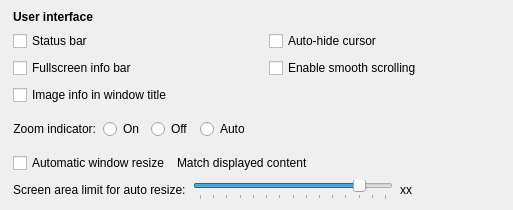
                <widget class="GroupPanel" name="UIOptionsGroup" native="true">
                 <property name="accessibleName">
                  <string notr="true">SGroup</string>
                 </property>
                 <layout class="QVBoxLayout" name="verticalLayout_11">
                  <property name="spacing">
                   <number>7</number>
                  </property>
                  <property name="sizeConstraint">
                   <enum>QLayout::SetDefaultConstraint</enum>
                  </property>
                  <property name="leftMargin">
                   <number>13</number>
                  </property>
                  <property name="topMargin">
                   <number>10</number>
                  </property>
                  <property name="rightMargin">
                   <number>13</number>
                  </property>
                  <property name="bottomMargin">
                   <number>10</number>
                  </property>
                  <item>
                   <layout class="QHBoxLayout" name="horizontalLayout_16">
                    <property name="leftMargin">
                     <number>0</number>
                    </property>
                    <property name="topMargin">
                     <number>0</number>
                    </property>
                    <property name="rightMargin">
                     <number>0</number>
                    </property>
                    <property name="bottomMargin">
                     <number>0</number>
                    </property>
                    <item>
                     <widget class="QLabel" name="label_15">
                      <property name="font">
                       <font>
                        <bold>true</bold>
                       </font>
                      </property>
                      <property name="text">
                       <string>User interface</string>
                      </property>
                      <property name="alignment">
                       <set>Qt::AlignLeading|Qt::AlignLeft|Qt::AlignVCenter</set>
                      </property>
                     </widget>
                    </item>
                   </layout>
                  </item>
                  <item>
                   <layout class="QVBoxLayout" name="verticalLayout_7">
                    <property name="spacing">
                     <number>7</number>
                    </property>
                    <property name="sizeConstraint">
                     <enum>QLayout::SetDefaultConstraint</enum>
                    </property>
                    <property name="leftMargin">
                     <number>0</number>
                    </property>
                    <property name="topMargin">
                     <number>0</number>
                    </property>
                    <property name="rightMargin">
                     <number>0</number>
                    </property>
                    <property name="bottomMargin">
                     <number>0</number>
                    </property>
                    <item>
                     <layout class="QGridLayout" name="gridLayout">
                      <property name="sizeConstraint">
                       <enum>QLayout::SetDefaultConstraint</enum>
                      </property>
                      <property name="leftMargin">
                       <number>0</number>
                      </property>
                      <property name="topMargin">
                       <number>0</number>
                      </property>
                      <property name="rightMargin">
                       <number>0</number>
                      </property>
                      <property name="bottomMargin">
                       <number>0</number>
                      </property>
                      <property name="horizontalSpacing">
                       <number>6</number>
                      </property>
                      <property name="verticalSpacing">
                       <number>7</number>
                      </property>
                      <item row="2" column="0">
                       <widget class="QCheckBox" name="showExtendedInfoTitle">
                        <property name="text">
                         <string>Image info in window title</string>
                        </property>
                       </widget>
                      </item>
                      <item row="0" column="2">
                       <spacer name="horizontalSpacer_20">
                        <property name="orientation">
                         <enum>Qt::Horizontal</enum>
                        </property>
                        <property name="sizeHint" stdset="0">
                         <size>
                          <width>40</width>
                          <height>10</height>
                         </size>
                        </property>
                       </spacer>
                      </item>
                      <item row="0" column="1">
                       <widget class="QCheckBox" name="cursorAutohideCheckBox">
                        <property name="text">
                         <string>Auto-hide cursor</string>
                        </property>
                       </widget>
                      </item>
                      <item row="1" column="1" colspan="2">
                       <widget class="QCheckBox" name="enableSmoothScrollCheckBox">
                        <property name="toolTip">
                         <string>Turn this off if you are using a touchpad with libinput driver.</string>
                        </property>
                        <property name="text">
                         <string>Enable smooth scrolling</string>
                        </property>
                       </widget>
                      </item>
                      <item row="1" column="0">
                       <widget class="QCheckBox" name="showInfoBarFullscreen">
                        <property name="text">
                         <string>Fullscreen info bar</string>
                        </property>
                       </widget>
                      </item>
                      <item row="0" column="0">
                       <widget class="QCheckBox" name="showInfoBarWindowed">
                        <property name="minimumSize">
                         <size>
                          <width>250</width>
                          <height>0</height>
                         </size>
                        </property>
                        <property name="text">
                         <string>Status bar</string>
                        </property>
                       </widget>
                      </item>
                     </layout>
                    </item>
                    <item>
                     <widget class="QWidget" name="widget_9" native="true">
                      <property name="accessibleName">
                       <string notr="true">SLine</string>
                      </property>
                     </widget>
                    </item>
                    <item>
                     <layout class="QHBoxLayout" name="horizontalLayout_23">
                      <property name="leftMargin">
                       <number>0</number>
                      </property>
                      <property name="topMargin">
                       <number>0</number>
                      </property>
                      <property name="rightMargin">
                       <number>0</number>
                      </property>
                      <item>
                       <widget class="QLabel" name="label">
                        <property name="sizePolicy">
                         <sizepolicy hsizetype="Minimum" vsizetype="Preferred">
                          <horstretch>0</horstretch>
                          <verstretch>0</verstretch>
                         </sizepolicy>
                        </property>
                        <property name="text">
                         <string>Zoom indicator:</string>
                        </property>
                        <property name="alignment">
                         <set>Qt::AlignRight|Qt::AlignTrailing|Qt::AlignVCenter</set>
                        </property>
                       </widget>
                      </item>
                      <item>
                       <widget class="QRadioButton" name="zoomIndicatorOn">
                        <property name="text">
                         <string>On</string>
                        </property>
                       </widget>
                      </item>
                      <item>
                       <widget class="QRadioButton" name="zoomIndicatorOff">
                        <property name="text">
                         <string>Off</string>
                        </property>
                       </widget>
                      </item>
                      <item>
                       <widget class="QRadioButton" name="zoomIndicatorAuto">
                        <property name="text">
                         <string>Auto</string>
                        </property>
                       </widget>
                      </item>
                      <item>
                       <spacer name="horizontalSpacer_6">
                        <property name="orientation">
                         <enum>Qt::Horizontal</enum>
                        </property>
                        <property name="sizeHint" stdset="0">
                         <size>
                          <width>40</width>
                          <height>20</height>
                         </size>
                        </property>
                       </spacer>
                      </item>
                     </layout>
                    </item>
                    <item>
                     <widget class="QWidget" name="widget_19" native="true">
                      <property name="accessibleName">
                       <string notr="true">SLine</string>
                      </property>
                     </widget>
                    </item>
                    <item>
                     <layout class="QHBoxLayout" name="horizontalLayout_28">
                      <property name="leftMargin">
                       <number>0</number>
                      </property>
                      <property name="topMargin">
                       <number>0</number>
                      </property>
                      <property name="rightMargin">
                       <number>0</number>
                      </property>
                      <item>
                       <widget class="QCheckBox" name="autoResizeWindowCheckBox">
                        <property name="text">
                         <string>Automatic window resize</string>
                        </property>
                       </widget>
                      </item>
                      <item>
                       <widget class="QLabel" name="label_50">
                        <property name="accessibleName">
                         <string notr="true">SNoteText</string>
                        </property>
                        <property name="text">
                         <string>Match displayed content</string>
                        </property>
                       </widget>
                      </item>
                      <item>
                       <spacer name="horizontalSpacer_19">
                        <property name="orientation">
                         <enum>Qt::Horizontal</enum>
                        </property>
                        <property name="sizeHint" stdset="0">
                         <size>
                          <width>40</width>
                          <height>20</height>
                         </size>
                        </property>
                       </spacer>
                      </item>
                     </layout>
                    </item>
                    <item>
                     <layout class="QHBoxLayout" name="horizontalLayout_19">
                      <property name="leftMargin">
                       <number>0</number>
                      </property>
                      <property name="topMargin">
                       <number>0</number>
                      </property>
                      <property name="rightMargin">
                       <number>0</number>
                      </property>
                      <property name="bottomMargin">
                       <number>0</number>
                      </property>
                      <item>
                       <widget class="QLabel" name="label_39">
                        <property name="text">
                         <string>Screen area limit for auto resize:</string>
                        </property>
                       </widget>
                      </item>
                      <item>
                       <widget class="QSlider" name="autoResizeLimitSlider">
                        <property name="sizePolicy">
                         <sizepolicy hsizetype="Fixed" vsizetype="Preferred">
                          <horstretch>0</horstretch>
                          <verstretch>0</verstretch>
                         </sizepolicy>
                        </property>
                        <property name="minimumSize">
                         <size>
                          <width>200</width>
                          <height>0</height>
                         </size>
                        </property>
                        <property name="minimum">
                         <number>6</number>
                        </property>
                        <property name="maximum">
                         <number>20</number>
                        </property>
                        <property name="singleStep">
                         <number>1</number>
                        </property>
                        <property name="pageStep">
                         <number>2</number>
                        </property>
                        <property name="value">
                         <number>18</number>
                        </property>
                        <property name="orientation">
                         <enum>Qt::Horizontal</enum>
                        </property>
                        <property name="tickPosition">
                         <enum>QSlider::TicksBelow</enum>
                        </property>
                        <property name="tickInterval">
                         <number>1</number>
                        </property>
                       </widget>
                      </item>
                      <item>
                       <widget class="QLabel" name="autoResizeLimit">
                        <property name="sizePolicy">
                         <sizepolicy hsizetype="Fixed" vsizetype="Preferred">
                          <horstretch>0</horstretch>
                          <verstretch>0</verstretch>
                         </sizepolicy>
                        </property>
                        <property name="minimumSize">
                         <size>
                          <width>60</width>
                          <height>0</height>
                         </size>
                        </property>
                        <property name="maximumSize">
                         <size>
                          <width>60</width>
                          <height>16777215</height>
                         </size>
                        </property>
                        <property name="text">
                         <string>xx</string>
                        </property>
                        <property name="alignment">
                         <set>Qt::AlignLeading|Qt::AlignLeft|Qt::AlignVCenter</set>
                        </property>
                       </widget>
                      </item>
                      <item>
                       <spacer name="horizontalSpacer_17">
                        <property name="orientation">
                         <enum>Qt::Horizontal</enum>
                        </property>
                        <property name="sizeHint" stdset="0">
                         <size>
                          <width>40</width>
                          <height>20</height>
                         </size>
                        </property>
                       </spacer>
                      </item>
                     </layout>
                    </item>
                   </layout>
                  </item>
                 </layout>
                </widget>
